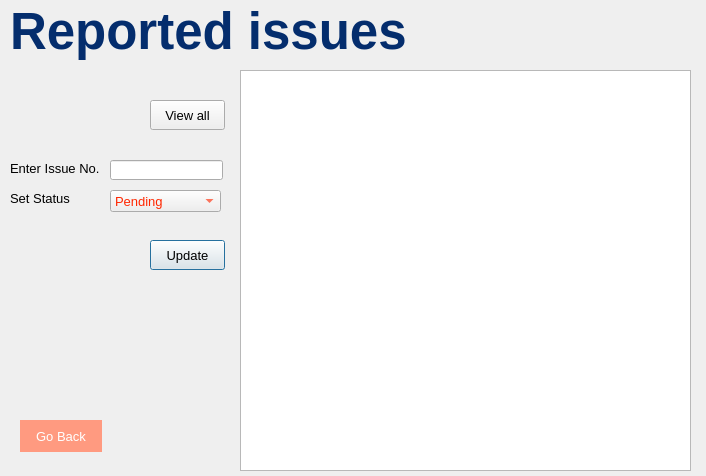
<?xml version="1.0" encoding="UTF-8"?>
<ui version="4.0">
 <class>ad_reported_issues</class>
 <widget class="QDialog" name="ad_reported_issues">
  <property name="geometry">
   <rect>
    <x>0</x>
    <y>0</y>
    <width>706</width>
    <height>476</height>
   </rect>
  </property>
  <property name="windowTitle">
   <string>Dialog</string>
  </property>
  <widget class="QLabel" name="label">
   <property name="geometry">
    <rect>
     <x>10</x>
     <y>-10</y>
     <width>401</width>
     <height>81</height>
    </rect>
   </property>
   <property name="font">
    <font>
     <pointsize>38</pointsize>
     <weight>62</weight>
     <bold>true</bold>
    </font>
   </property>
   <property name="styleSheet">
    <string notr="true">font-size:38pt; 
font-weight:500;
color:#042d6d</string>
   </property>
   <property name="text">
    <string>Reported issues</string>
   </property>
  </widget>
  <widget class="QPushButton" name="pushButton">
   <property name="geometry">
    <rect>
     <x>150</x>
     <y>240</y>
     <width>75</width>
     <height>30</height>
    </rect>
   </property>
   <property name="font">
    <font>
     <pointsize>10</pointsize>
    </font>
   </property>
   <property name="cursor">
    <cursorShape>PointingHandCursor</cursorShape>
   </property>
   <property name="text">
    <string>Update</string>
   </property>
  </widget>
  <widget class="QLabel" name="label_2">
   <property name="geometry">
    <rect>
     <x>10</x>
     <y>190</y>
     <width>81</width>
     <height>16</height>
    </rect>
   </property>
   <property name="font">
    <font>
     <pointsize>10</pointsize>
    </font>
   </property>
   <property name="text">
    <string>Set Status</string>
   </property>
  </widget>
  <widget class="QComboBox" name="cmbStatus">
   <property name="geometry">
    <rect>
     <x>110</x>
     <y>190</y>
     <width>111</width>
     <height>22</height>
    </rect>
   </property>
   <property name="font">
    <font>
     <pointsize>10</pointsize>
    </font>
   </property>
   <property name="styleSheet">
    <string notr="true">color:rgb(255, 38, 0);</string>
   </property>
   <item>
    <property name="text">
     <string>Pending</string>
    </property>
   </item>
   <item>
    <property name="text">
     <string>Solved</string>
    </property>
   </item>
  </widget>
  <widget class="QLineEdit" name="txtId">
   <property name="geometry">
    <rect>
     <x>110</x>
     <y>160</y>
     <width>113</width>
     <height>20</height>
    </rect>
   </property>
   <property name="font">
    <font>
     <pointsize>10</pointsize>
    </font>
   </property>
   <property name="text">
    <string/>
   </property>
  </widget>
  <widget class="QLabel" name="label_3">
   <property name="geometry">
    <rect>
     <x>10</x>
     <y>160</y>
     <width>91</width>
     <height>16</height>
    </rect>
   </property>
   <property name="font">
    <font>
     <pointsize>10</pointsize>
    </font>
   </property>
   <property name="text">
    <string>Enter Issue No.</string>
   </property>
  </widget>
  <widget class="QLabel" name="lblInfo">
   <property name="geometry">
    <rect>
     <x>60</x>
     <y>230</y>
     <width>131</width>
     <height>16</height>
    </rect>
   </property>
   <property name="text">
    <string/>
   </property>
  </widget>
  <widget class="QPlainTextEdit" name="plainTextEdit">
   <property name="geometry">
    <rect>
     <x>240</x>
     <y>70</y>
     <width>451</width>
     <height>401</height>
    </rect>
   </property>
  </widget>
  <widget class="QPushButton" name="pushButton_2">
   <property name="geometry">
    <rect>
     <x>150</x>
     <y>100</y>
     <width>75</width>
     <height>30</height>
    </rect>
   </property>
   <property name="font">
    <font>
     <pointsize>10</pointsize>
    </font>
   </property>
   <property name="cursor">
    <cursorShape>PointingHandCursor</cursorShape>
   </property>
   <property name="styleSheet">
    <string notr="true"/>
   </property>
   <property name="text">
    <string>View all</string>
   </property>
  </widget>
  <widget class="QPushButton" name="pushButton_goback">
   <property name="geometry">
    <rect>
     <x>20</x>
     <y>410</y>
     <width>82</width>
     <height>52</height>
    </rect>
   </property>
   <property name="font">
    <font>
     <pointsize>10</pointsize>
    </font>
   </property>
   <property name="cursor">
    <cursorShape>PointingHandCursor</cursorShape>
   </property>
   <property name="styleSheet">
    <string notr="true">background-color:rgb(255, 154, 128);
color: rgb(255, 255, 255);
border: none;
padding: 10,10,10,10;
margin: 10, 10, 10, 10;</string>
   </property>
   <property name="text">
    <string>Go Back</string>
   </property>
  </widget>
 </widget>
 <resources/>
 <connections/>
</ui>
